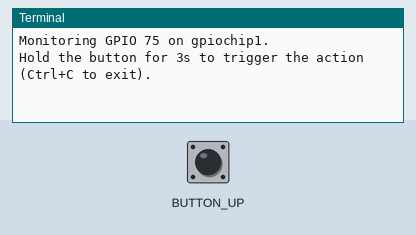
This program was run on a simulated Raspberry Pi (BCM pin numbers). Parts: the last lines printed to the terminal. The inputs (shaded band) are chosen by the test bench; at power-on: BUTTON_UP HIGH.

Above: at 1.2 s.
1.3 s: BUTTON_UP pulled LOW for 1.2 s
At 3.7 s:
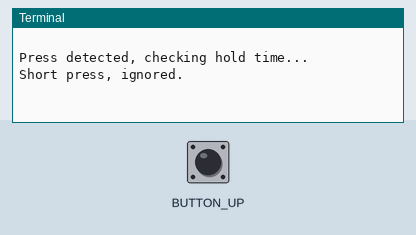
4.0 s: BUTTON_UP driven LOW
At 4.9 s:
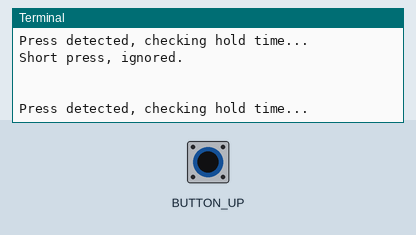
8.1 s: BUTTON_UP driven HIGH
At 9.1 s:
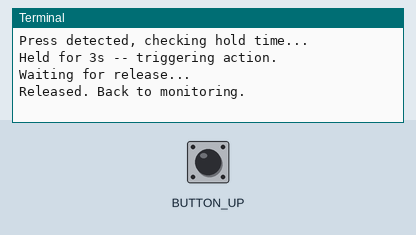

The program:

power-button-gpio.py
```python
#!/usr/bin/env python3
"""
GPIO power button monitor.

Watches a GPIO pin for a button press and triggers an action (e.g. a
system shutdown) once the button has been held down for HOLD_TIME
seconds.

Design note: edge events are used only to sleep efficiently between
checks (no busy polling). The button's actual state is always confirmed
with a fresh line.get_value() read rather than inferred from the edge
type. That makes the script resilient to a dropped or missed edge event
(event queue overflow, heavy contact bounce, etc.), which would
otherwise leave the state tracking permanently out of sync with the
real hardware.
"""

import os
import sys
import time
import signal

try:
    import gpiod
except ImportError:
    sys.exit(
        "Error: 'gpiod' module not found.\n"
        "Install it with: sudo apt install python3-libgpiod"
    )

if os.geteuid() != 0:
    sys.exit("Error: this script must be run as root (sudo).")

# --------------------------------------------------------------------------
# Configuration
# --------------------------------------------------------------------------
GPIO_CHIP = "gpiochip1"
GPIO_PIN = 75
HOLD_TIME = 3.0         # seconds the button must be held to trigger the action
DEBOUNCE_TIME = 0.2     # settle time used to filter out contact bounce
POLL_TIMEOUT = 1.0      # max seconds between hardware resyncs while idle/waiting

PRESSED = 0              # pin reads LOW when pressed (pull-up, button to GND)
RELEASED = 1


def signal_handler(sig, frame):
    print("\nMonitoring stopped.")
    sys.exit(0)


signal.signal(signal.SIGINT, signal_handler)
signal.signal(signal.SIGTERM, signal_handler)


class Button:
    """Thin wrapper around a gpiod line for a single push button."""

    def __init__(self, chip_name: str, pin: int):
        self.chip = gpiod.Chip(chip_name)
        try:
            self.line = self.chip.get_line(pin)
            self.line.request(
                consumer="power_button",
                type=gpiod.LINE_REQ_EV_BOTH_EDGES,
                flags=gpiod.LINE_REQ_FLAG_BIAS_PULL_UP,
            )
        except Exception:
            # Don't leak the chip file descriptor if get_line()/request() fails
            # (e.g. the pin is already held by another process).
            self.chip.close()
            raise

    def close(self):
        self.line.release()
        self.chip.close()

    def read(self) -> int:
        """Return the button's current, real hardware state."""
        return self.line.get_value()

    def _drain_events(self):
        """Discard queued edge events so event_wait() blocks properly next time."""
        while self.line.event_wait(sec=0, nsec=0):
            try:
                self.line.event_read()
            except Exception:
                break

    def wait_for_change(self, timeout: float) -> int:
        """
        Sleep until an edge event arrives or `timeout` elapses, then return
        the pin's real value.

        The edge event only wakes us up early; the return value always comes
        from a fresh hardware read, so a missed edge can never leave the
        caller stuck waiting on a state that no longer matches reality.
        """
        sec = int(timeout)
        nsec = int((timeout - sec) * 1_000_000_000)
        self.line.event_wait(sec=sec, nsec=nsec)
        self._drain_events()
        return self.read()

    def read_stable(self, settle_time: float = DEBOUNCE_TIME) -> int:
        """Wait out contact bounce, then return the settled value."""
        time.sleep(settle_time)
        self._drain_events()
        return self.read()


def wait_for_long_press(button: Button, hold_time: float) -> bool:
    """
    Block until the button is either held for `hold_time` seconds (True)
    or released early (False).
    """
    deadline = time.monotonic() + hold_time
    while True:
        remaining = deadline - time.monotonic()
        if remaining <= 0:
            return True

        state = button.wait_for_change(remaining)
        if state == RELEASED and button.read_stable() == RELEASED:
            return False  # released before hold_time was reached


def wait_for_release(button: Button):
    """Block until the button reads RELEASED, resyncing periodically."""
    while button.read() == PRESSED:
        button.wait_for_change(POLL_TIMEOUT)


def main():
    print(f"Monitoring GPIO {GPIO_PIN} on {GPIO_CHIP}.")
    print(f"Hold the button for {HOLD_TIME:.0f}s to trigger the action (Ctrl+C to exit).")

    try:
        button = Button(GPIO_CHIP, GPIO_PIN)
    except Exception as e:
        sys.exit(f"Error: could not acquire GPIO {GPIO_PIN} on {GPIO_CHIP}: {e}")

    try:
        if button.read() == PRESSED:
            print("Note: button is already pressed at startup.")

        while True:
            state = button.wait_for_change(POLL_TIMEOUT)
            if state != PRESSED:
                continue
            if button.read_stable() != PRESSED:
                continue  # bounce/noise, not a real press

            print("\nPress detected, checking hold time...")
            if wait_for_long_press(button, HOLD_TIME):
                print(f"Held for {HOLD_TIME:.0f}s -- triggering action.")
                # os.system("poweroff")  # uncomment to enable shutdown
                print("Waiting for release...")
                wait_for_release(button)
                print("Released. Back to monitoring.\n")
            else:
                print("Short press, ignored.\n")

    finally:
        button.close()


if __name__ == "__main__":
    main()
```

Measured:
- after the input at 1.3 s, the terminal: prints a new line after 0.20 s (image 1)
- after the input at 8.1 s, the terminal: prints a new line at once (image 3)
